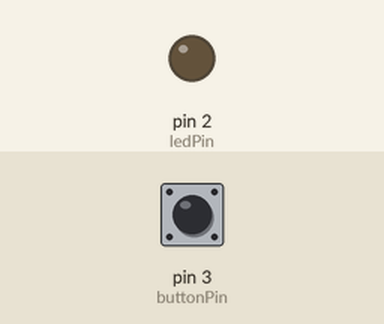
A sketch run on a simulated Arduino Uno, built with avr-gcc and run on an emulated ATmega328P. On the bench: output pins drawn as LEDs (lit = HIGH). The test bench sets the inputs (shaded band); at power-on: pin 3 (buttonPin) LOW.

Above: at 1.2 s.
1.3 s: pin 3 (buttonPin) pulled HIGH for 0.15 s
At 1.37 s:
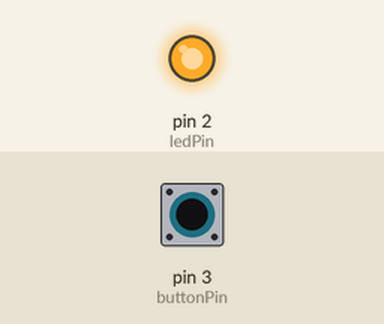
2.9 s: pin 3 (buttonPin) pulled HIGH for 3.2 s
At 6.8 s:
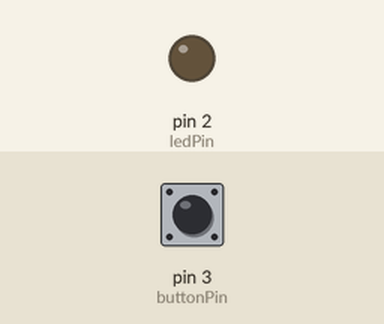
Timing chart, 0 to 8.3 s (numbered marks = the images above; inputs shaded):
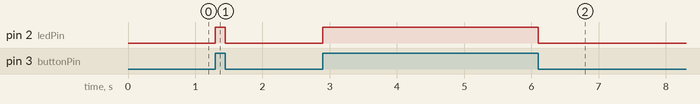

The sketch:

digitalinOut.ino
```cpp
int ledPin = 2;
int period = 250;
int buttonPin = 3;

void setup() {
  // put your setup code here, to run once:
  pinMode(ledPin, OUTPUT);
  pinMode(buttonPin, INPUT);
}

void loop() {
  // put your main code here, to run repeatedly:
  if (digitalRead(buttonPin) == HIGH) {
    digitalWrite(ledPin, HIGH);
  } else {

    digitalWrite(ledPin, LOW);
  }

}
```

Measured:
- after the input at 1.3 s, pin 2 (ledPin): LOW → HIGH at once, → LOW 0.15 s later
- after the input at 2.9 s, pin 2 (ledPin): LOW → HIGH at once, → LOW 3.2 s later
